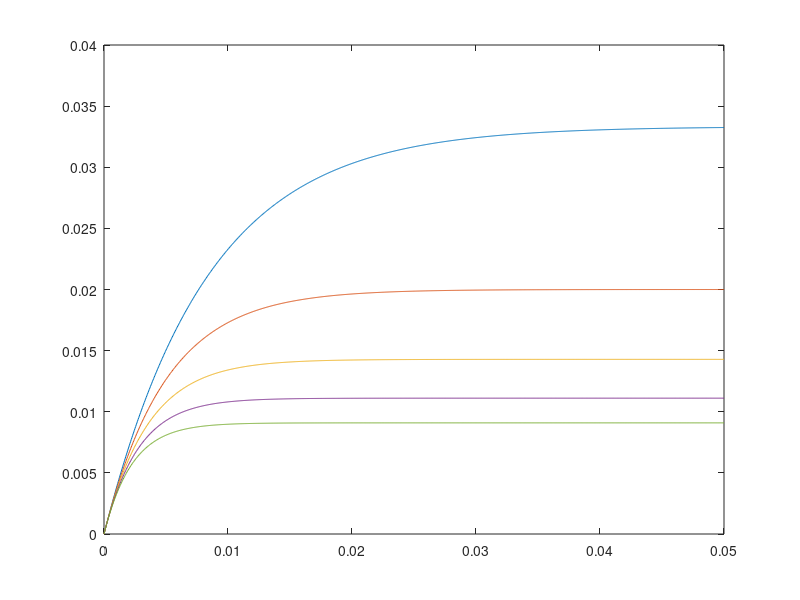

Reproduce this figure in MATLAB.
clear all
E=1;
h=0.00005;
t=0:h:0.05;
y(1)=0;
L=0.25;
r=[30 50 70 90 110]
n=length(t)
m=length(r)
for j=1:m
    R=r(j)
    f=@(t,y)((-R/L)*y+(E/L));
    [t,y]=ode45(f,t,[0]);
    plot(t,y)
    hold on
end     